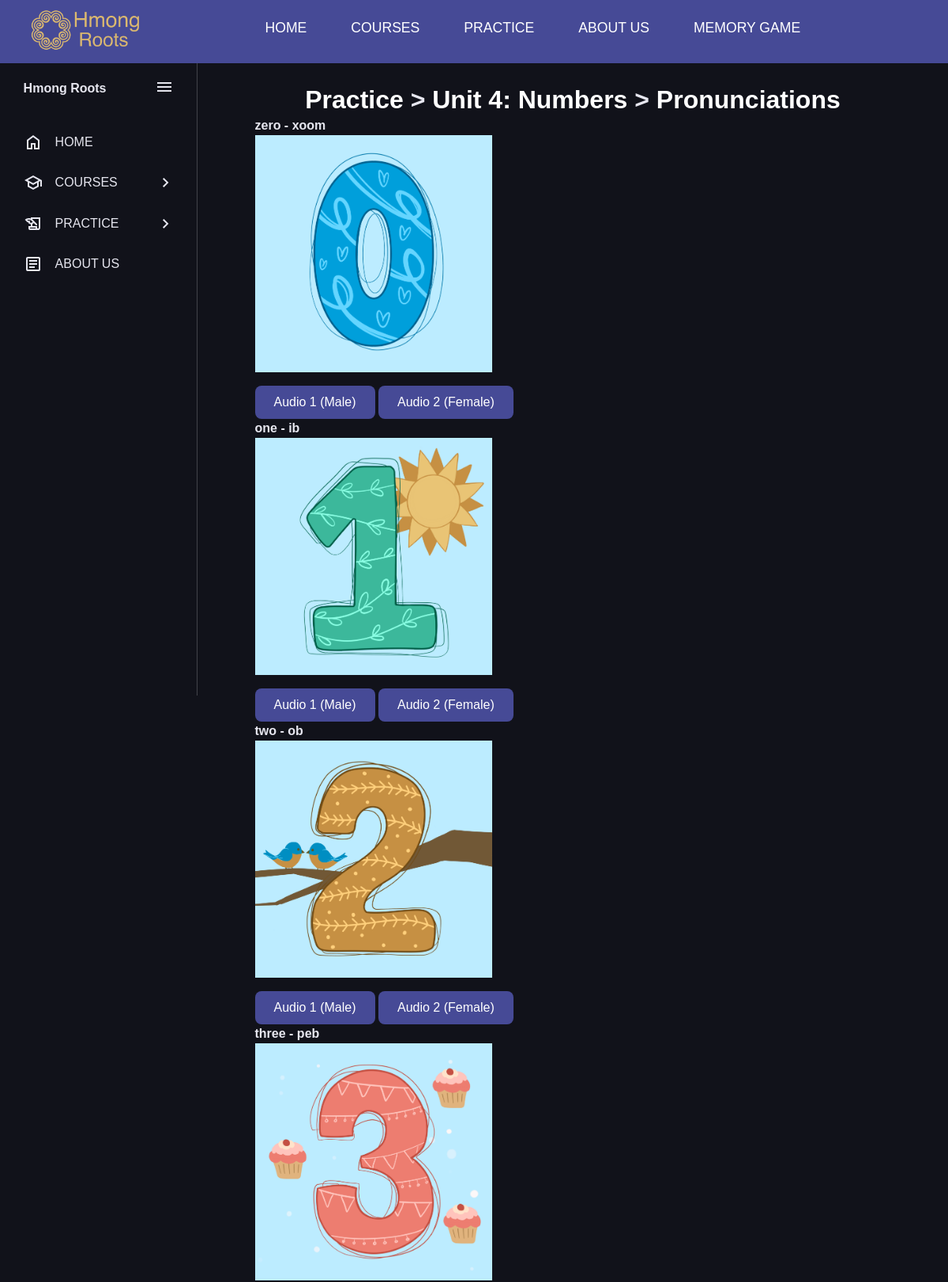
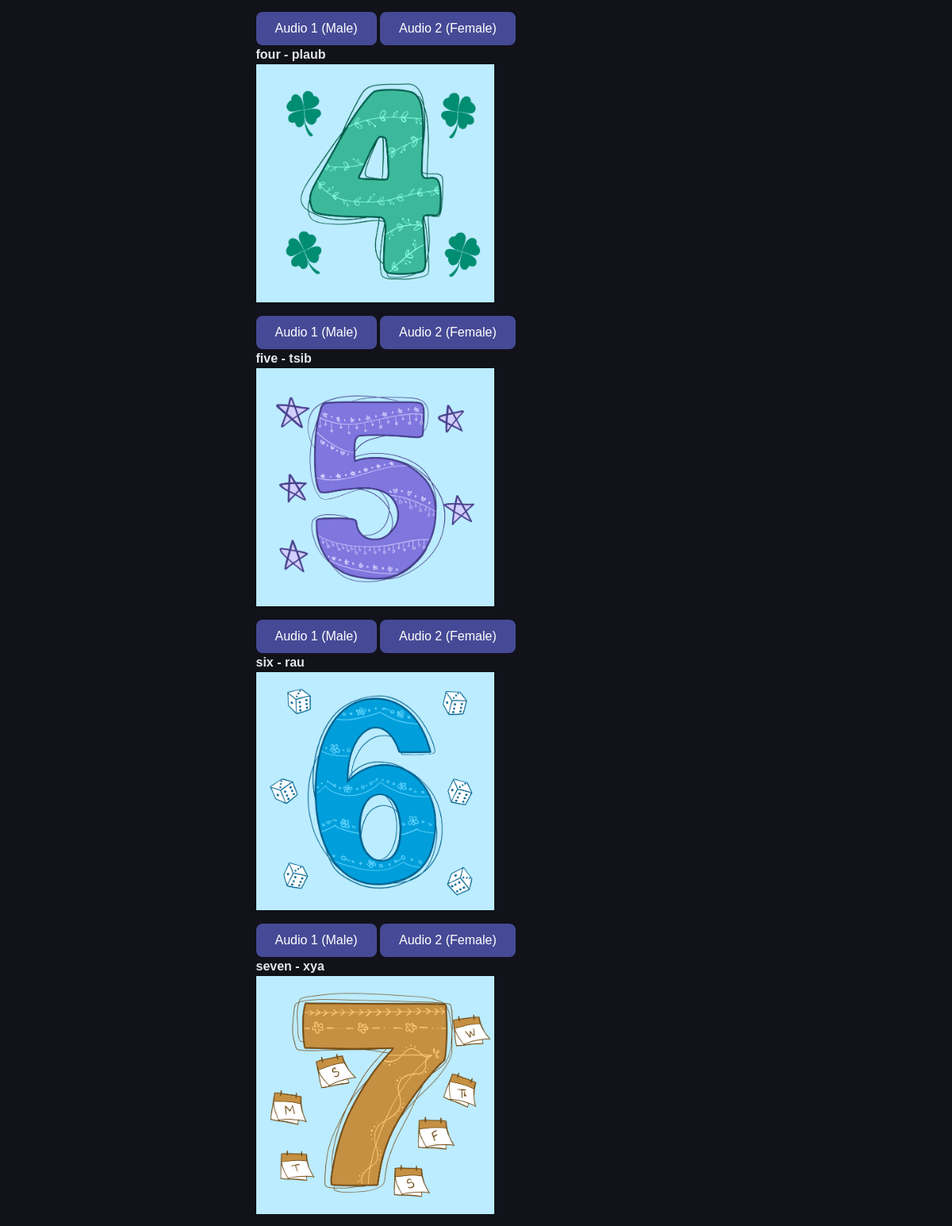
The page /practice/p4_numbers/pronunciations/ (upper part) on the database its author committed (2 pictures, top to bottom).
### main/models.py (models this page shows, shortened)
class Word(models.Model):
    english_word = models.CharField(max_length=255)
    hmong_word = models.CharField(max_length=255)
    category = models.CharField(max_length=255, blank=True, null=True)
    male_audio_url = models.TextField(blank=True, null=True)
    female_audio_url = models.TextField(blank=True, null=True)
    pronunciation_video_url = models.TextField(blank=True, null=True)
    real_video_url = models.TextField(blank=True, null=True)
    animated_video_url = models.TextField(blank=True, null=True)
    image_filename = models.CharField(max_length=255, blank=True, null=True)

### main/views.py (the view)
# urls.py: path('practice/p4_numbers/pronunciations/', views.p4_numbers_audio, name='p4_numbers_audio'),
def p4_numbers_audio(request):
    words = Word.objects.filter(category="Numbers")
    return render(request, 'practice/p4_numbers_audio.html', {
        'words': words,
        'MEDIA_URL': settings.MEDIA_URL
    })

### main/templates/practice/p4_numbers_audio.html (shortened to what this page needs)
{% extends 'base.html' %}
{% load static %}
{% block content %}
<h1>
    <a href="{% url 'practice' %}" class="heading-link">Practice</a>
     >
    <a href="{% url 'p4_numbers' %}" class="heading-link">Unit 4: Numbers</a>
     >
    <a href="{% url 'p4_numbers_audio' %}" class="heading-link">Pronunciations</a>
</h1>
{% for word in words %}
    <div class="category-container">
        <strong>{{ word.english_word }} - {{ word.hmong_word }}</strong><br>
        <img src="{% static 'images/numbers/'|add:word.image_filename %}" alt="{{ word.english_word }} image" style="max-width: 300px; margin-bottom: 10px;"> <br>
        <button class="audio-button" data-audio="{{ MEDIA_URL }}{{ word.male_audio_url }}"> Audio 1 (Male)</button>
        <button class="audio-button" data-audio="{{ MEDIA_URL }}{{ word.female_audio_url }}"> Audio 2 (Female)</button><br>
    </div>
{% endfor %}
{% endblock %}

### main/templates/base.html (shortened to what this page needs)
{% load static %}
<!DOCTYPE html>
<html lang="en">
<head>
    <link rel="stylesheet" href="{% static 'css/styles.css' %}">
</head>
<body>
    <nav class="navbar">
        <div class="navbar__container">
            <ul class="navbar__menu">
                <li>
                    <div id="navbar__logo">
                    <a href="{% url 'home' %}"> <img src="{% static 'images/logo_yellow.png' %}" alt="Logo" /> </a>
                    </div>
                </li>
                <li class="navbar__item">
                    <a href="{% url 'home' %}" class="navbar__links">HOME</a>
                </li>
                <li class="navbar__item">
                    <a href="{% url 'courses' %}" class="navbar__links">COURSES</a>
                </li>
                <li class="navbar__item">
                    <a href="{% url 'practice' %}" class="navbar__links">PRACTICE</a>
                </li>
                <li class="navbar__item">
                    <a href="{% url 'about' %}" class="navbar__links">ABOUT US</a>
                </li>
                <li class="navbar__item">
                    <a href="{% url 'memory_game' %}" class="navbar__links">MEMORY GAME</a>
                </li>
            </ul>
        </div>
    </nav>
    <main class="main-content">
        <aside id="toggle-nav">
            <ul>
                <li>
                    <span class="logo">Hmong Roots</span>
                    <button onclick=toggleSideNav() id="toggle-btn">
                        <span class="menu-icon">
                            <svg xmlns="http://www.w3.org/2000/svg" height="24px" viewBox="0 -960 960 960" width="24px" fill="#e8eaed"><path d="M120-240v-80h720v80H120Zm0-200v-80h720v80H120Zm0-200v-80h720v80H120Z"/></svg>
                        </span>
                    </button>
                </li>
                <li>
                    <a href="{% url 'home' %}" class="home">
                        <svg xmlns="http://www.w3.org/2000/svg" height="24px" viewBox="0 -960 960 960" width="24px" fill="#e8eaed"><path d="M240-200h120v-240h240v240h120v-360L480-740 240-560v360Zm-80 80v-480l320-240 320 240v480H520v-240h-80v240H160Zm320-350Z"/></svg>
                        <span>HOME</span>
                    </a>
                </li>
                <li>
                    <div class="link-container">
                        <a href="{% url 'courses' %}" class="courses">
                            <svg xmlns="http://www.w3.org/2000/svg" height="24px" viewBox="0 -960 960 960" width="24px" fill="#e8eaed"><path d="M480-120 200-272v-240L40-600l440-240 440 240v320h-80v-276l-80 44v240L480-120Zm0-332 274-148-274-148-274 148 274 148Zm0 241 200-108v-151L480-360 280-470v151l200 108Zm0-241Zm0 90Zm0 0Z"/></svg>
                            <span>COURSES</span>
                        </a>
                        <button onclick=toggleSubMenu(this) class="dropdown-btn">
                            <svg xmlns="http://www.w3.org/2000/svg" height="24px" viewBox="0 -960 960 960" width="24px" fill="#e8eaed"><path d="M504-480 320-664l56-56 240 240-240 240-56-56 184-184Z"/></svg>
                        </button>
                    </div>
                </li>
                <li>
                    <div class="link-container">
                        <a href="{% url 'practice' %}" class="practice">
                            <span>PRACTICE</span>
                        </a>
                        <button onclick=toggleSubMenu(this) class="dropdown-btn">
                            <svg xmlns="http://www.w3.org/2000/svg" height="24px" viewBox="0 -960 960 960" width="24px" fill="#e8eaed"><path d="M504-480 320-664l56-56 240 240-240 240-56-56 184-184Z"/></svg>
                        </button>
                    </div>
                </li>
                <li>
                    <a href="{% url 'about' %}" class="about">
                        <span>ABOUT US</span>
                    </a>
                </li>
            </ul>
        </aside>
        <div class="content">
            {% block content %}
            {% endblock %}
        </div>
    </main>
</body>
</html>

### main/static/css/styles.css (style rules this page uses)
:root { --base-color: #11121a; --line-color: #42434a; --hover-color: #222533; --text-color: #e6e6ef; --accent-color: #f77062; --secondary-text-color: #b0b3c1; --secondary-color: #464A96; }
* { box-sizing: border-box; margin: 0; padding: 0; font-family: 'Poppins', sans-serif; }
.navbar { background-color: #464A96; overflow: hidden; height: 80px; display: flex; justify-content: center; align-items: center; font-size: 1.2rem; position: sticky; top: 0; z-index: 999; }
.navbar__container { display: flex; justify-content: space-between; height: 80px; z-index: 1; width: 100%; max-width: 1300px; margin: 0 auto; padding: 0 20px; }
#navbar__logo img { height: 110px; margin-right: 5rem; }
#navbar__logo { cursor: default; text-decoration: none; padding-top: 10px; }
.navbar__menu { display: flex; align-items: center; list-style: none; text-align: center; gap: 2rem; }
.navbar__item { height: 80px; }
.navbar__links { color: #fff; display: flex; align-items: center; justify-content: center; text-decoration: none; padding: 0 1rem; height: 100%; }
html { line-height: 1.5rem; }
.main-content { min-height: 100vh; min-height: 100dvh; background-color: var(--base-color); color: var(--text-color); display: grid; grid-template-columns: auto 1fr; }
#toggle-nav { overflow-y: auto; max-height: 100vh; box-sizing: border-box; height: 100vh; width: 250px; padding: 5px 1em; background-color: var(--base-color); border-right: 1px solid var(--line-color); top: 0; align-self: start; transition: 300ms ease-in-out; position: sticky; text-wrap: nowrap; scroll-behavior: smooth; }
#toggle-nav ul { list-style: none; }
.link-container { display: flex; align-items: center; position: relative; }
#toggle-nav a, #toggle-nav .dropdown-btn, #toggle-nav .logo { border-radius: .5em; padding: .85em; text-decoration: none; color: var(--text-color); display: flex; align-items: center; gap: 1em; }
.dropdown-btn { margin-left: auto; padding: 1em; border: none; border-radius: .5em; background: none; cursor: pointer; }
#toggle-nav svg { flex-shrink: 0; fill: var(--text-color); }
#toggle-nav a span, #toggle-nav .dropdown-btn span { flex-grow: 1; }
.dropdown-btn svg { transition: 200ms ease; }
h1 { text-align: center; margin-top: 5px; margin-bottom: 5px; line-height: 1; }
.content { padding: 25px; border: none; margin: 0 auto 34px; width: 90%; }
@media (max-width: 1200px) { .navbar__container { padding: 0 20px; } }
@media (max-width: 1200px) { .navbar__menu { gap: 1.5rem; font-size: 1.1rem; } }
@media (max-width: 1200px) { .navbar__item { margin-bottom: 10px; } }
.heading-link { color: #fff; justify-content: center; text-decoration: none; }

### main/templates/practice/p4_numbers_audio.html (style rules this page uses)
.audio-button { background-color: #464A96; color: white; padding: 12px 24px; border: none; border-radius: 8px; cursor: pointer; font-size: 16px; transition: background-color 0.3s ease; }

### rows shown on the page
Word: english_word "zero", hmong_word "xoom", image_filename (picture)
Word: english_word "one", hmong_word "ib", image_filename (picture)
Word: english_word "two", hmong_word "ob", image_filename (picture)
Word: english_word "three", hmong_word "peb", image_filename (picture)
Word: english_word "four", hmong_word "plaub", image_filename (picture)
Word: english_word "five", hmong_word "tsib", image_filename (picture)
Word: english_word "six", hmong_word "rau", image_filename (picture)
Word: english_word "seven", hmong_word "xya", image_filename (picture)
